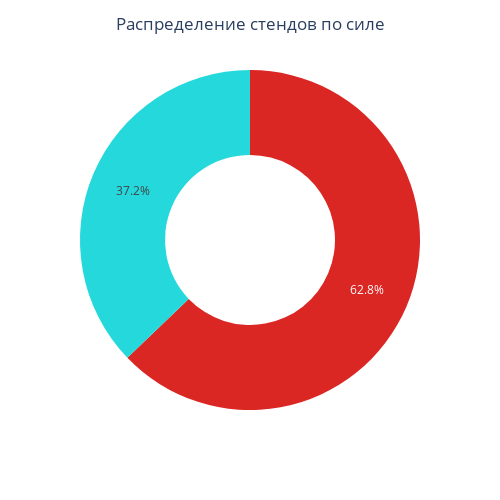

The cell this chart's notebook holds for it:
### Code cell
pivot_strong_stands = begin_dataset.value_counts('strong').reset_index().rename(columns = {'count': 'Количество'})

display(pivot_strong_stands)

strong_stands_pie = px.pie(pivot_strong_stands, names='strong', values='Количество', width = 500, height = 500, hole = 0.5, color_discrete_sequence=['#db2724', '#24d8db'])
strong_stands_pie.update_layout(title = {'text': 'Распределение стендов по силе', 'x': 0.5}, showlegend = False)
strong_stands_pie.show()

### Figure 1 — Plotly figure (JSON) as saved in the notebook; plotly's stock layout.template omitted (floating-point values rounded to 4 significant figures)
{"data": [{"domain": {"x": [0, 1], "y": [0, 1]}, "hole": 0.5, "hovertemplate": "strong=%{label}<br>Количество=%{value}<extra></extra>", "labels": ["Сильный стенд", "Слабый стенд"], "legendgroup": "", "name": "", "showlegend": true, "type": "pie", "values": [98, 58]}], "layout": {"height": 500, "legend": {"tracegroupgap": 0}, "margin": {"t": 60}, "piecolorway": ["#db2724", "#24d8db"], "showlegend": false, "title": {"text": "Распределение стендов по силе", "x": 0.5}, "width": 500}}
